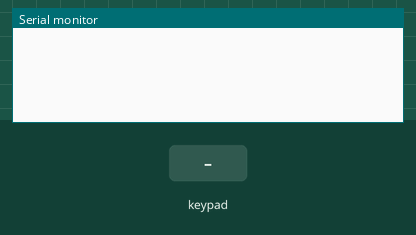
The sketch below on a simulated ESP32. On the bench: the last lines printed to the serial monitor. The test bench sets the inputs (shaded band).

Above: at 1.2 s.
1.3 s: key 'U' pressed
At 2.3 s:
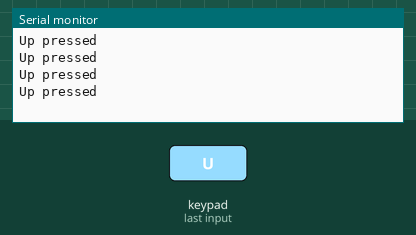
2.8 s: key 'D' pressed
At 3.7 s:
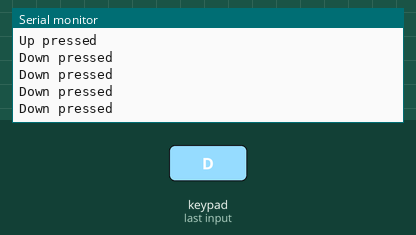
4.3 s: key 'L' pressed
At 5.0 s:
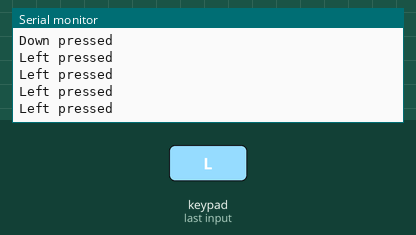
5.8 s: key 'R' pressed
At 7.6 s:
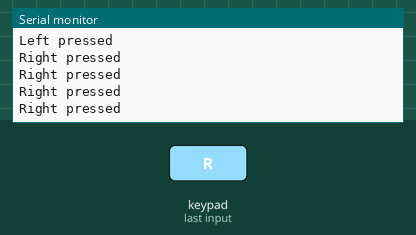

The sketch:

Gamepad_testcode_for_esp32.ino
```cpp
// This code won't compile on the lastest version of "esp32 by Espressif Systems", to run click the dropdown arrow next to "Installed" on searching esp32 by Espressif Systems in IDE, select version 2.0.7 hit download, then run this code
#include <DabbleESP32.h>

void setup() {
  Serial.begin(9600);
  Dabble.begin("ESP32Test"); // Your Bluetooth name
}

void loop() {
  Dabble.processInput(); // Must call this to read latest data

  if (GamePad.isUpPressed()) {
    Serial.println("Up pressed");
  }
  if (GamePad.isDownPressed()) {
    Serial.println("Down pressed");
  }
  if (GamePad.isLeftPressed()) {
    Serial.println("Left pressed");
  }
  if (GamePad.isRightPressed()) {
    Serial.println("Right pressed");
  }

  delay(100); // Prevent flooding Serial
}
```

Measured:
- after the input at 1.3 s, the serial monitor: prints a new line at once (image 1)
- after the input at 2.8 s, the serial monitor: prints a new line at once (image 2)
- after the input at 4.3 s, the serial monitor: prints a new line at once (image 3)
- after the input at 5.8 s, the serial monitor: prints a new line at once (image 4)
